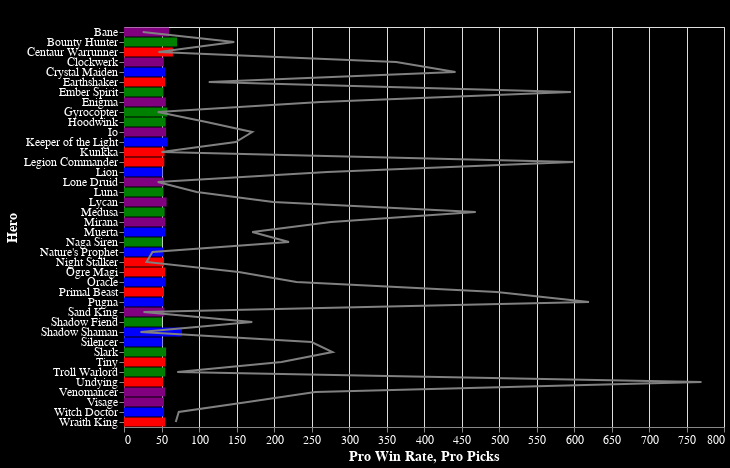

Notebook cell for this chart:
### Code cell
top_10_df = df.groupby(['Primary Attribute']).apply(lambda x: x.nlargest(10, 'pro_win_rate')).reset_index(drop=True)
top_10_df = top_10_df.sort_values(by=['Primary Attribute', 'pro_win_rate'], ascending=[True, False])

chart = alt.Chart(top_10_df).mark_bar().encode(

    alt.X('pro_win_rate:Q', title='Pro Win Rate'),
    alt.Y('Name:N', title='Hero', sort=alt.EncodingSortField(field='Primary Attribute')),
    
    color=alt.Color('Primary Attribute:N',
                    scale=alt.Scale(domain=['str', 'int', 'agi', 'all'], range=['red', 'blue', 'green', 'purple']),
                    legend=None),
)

line_chart = alt.Chart(top_10_df).mark_line(color='gray').encode(
    alt.X('pro_pick:Q', title='Pro Picks'),
    alt.Y('Name:N'),
)

combined_chart = (chart + line_chart).properties(
    width=600,
    height=400,
    title='Top 10 Heroes Win Rate in Each Primary Attribute (Grouped Bar Chart)'
).configure_axis(
    labelFontSize=12,
    titleFontSize=14
).configure_title(
    fontSize=16
)

combined_chart

### Figure 1 — Vega-Lite specification as saved in the notebook (floating-point values rounded to 4 significant figures)
{"config": {"view": {"fill": "black"}, "background": "black", "axis": {"labelColor": "white", "titleColor": "white", "labelFontSize": 12, "titleFontSize": 14}, "text": {"color": "white"}, "title": {"fontSize": 16}}, "layer": [{"mark": {"type": "bar"}, "encoding": {"color": {"field": "Primary Attribute", "legend": null, "scale": {"domain": ["str", "int", "agi", "all"], "range": ["red", "blue", "green", "purple"]}, "type": "nominal"}, "x": {"field": "pro_win_rate", "title": "Pro Win Rate", "type": "quantitative"}, "y": {"field": "Name", "sort": {"field": "Primary Attribute"}, "title": "Hero", "type": "nominal"}}}, {"mark": {"type": "line", "color": "gray"}, "encoding": {"x": {"field": "pro_pick", "title": "Pro Picks", "type": "quantitative"}, "y": {"field": "Name", "type": "nominal"}}}], "data": {"name": "data-8a997dd5886c05680b8fa09567b2abbd"}, "height": 400, "title": "Top 10 Heroes Win Rate in Each Primary Attribute (Grouped Bar Chart)", "width": 600, "$schema": "https://vega.github.io/schema/vega-lite/v5.8.0.json", "datasets": {"data-8a997dd5886c05680b8fa09567b2abbd": [{"Name": "Bounty Hunter", "Primary Attribute": "agi", "attack_type": "Melee", "roles": "['Escape', 'Nuker']", "Divine Picks": 4975, "Divine Wins": 2531, "Divine Win Rate": 50.87, "Immortal Picks": 3000, "Immortal Wins": 1535, "Immortal Win Rate": 51.17, "pro_pick": 147, "pro_ban": 125, "pro_win": 104, "pro_win_rate": 70.75}, {"Name": "Gyrocopter", "Primary Attribute": "agi", "attack_type": "Ranged", "roles": "['Carry', 'Nuker', 'Disabler']", "Divine Picks": 1861, "Divine Wins": 916, "Divine Win Rate": 49.22, "Immortal Picks": 603, "Immortal Wins": 288, "Immortal Win Rate": 47.76, "pro_pick": 45, "pro_ban": 50, "pro_win": 26, "pro_win_rate": 57.78}, {"Name": "Slark", "Primary Attribute": "agi", "attack_type": "Melee", "roles": "['Carry', 'Escape', 'Disabler', 'Nuker']", "Divine Picks": 10503, "Divine Wins": 5383, "Divine Win Rate": 51.25, "Immortal Picks": 4809, "Immortal Wins": 2529, "Immortal Win Rate": 52.59, "pro_pick": 278, "pro_ban": 903, "pro_win": 156, "pro_win_rate": 56.12}, {"Name": "Hoodwink", "Primary Attribute": "agi", "attack_type": "Ranged", "roles": "['Support', 'Nuker', 'Escape', 'Disabler']", "Divine Picks": 2633, "Divine Wins": 1219, "Divine Win Rate": 46.3, "Immortal Picks": 856, "Immortal Wins": 385, "Immortal Win Rate": 44.98, "pro_pick": 110, "pro_ban": 71, "pro_win": 61, "pro_win_rate": 55.45}, {"Name": "Troll Warlord", "Primary Attribute": "agi", "attack_type": "Ranged", "roles": "['Carry', 'Pusher', 'Disabler', 'Durable']", "Divine Picks": 1288, "Divine Wins": 608, "Divine Win Rate": 47.2, "Immortal Picks": 537, "Immortal Wins": 267, "Immortal Win Rate": 49.72, "pro_pick": 71, "pro_ban": 182, "pro_win": 39, "pro_win_rate": 54.93}, {"Name": "Medusa", "Primary Attribute": "agi", "attack_type": "Ranged", "roles": "['Carry', 'Disabler', 'Durable']", "Divine Picks": 8031, "Divine Wins": 4345, "Divine Win Rate": 54.1, "Immortal Picks": 4082, "Immortal Wins": 2094, "Immortal Win Rate": 51.3, "pro_pick": 469, "pro_ban": 1112, "pro_win": 254, "pro_win_rate": 54.16}, {"Name": "Luna", "Primary Attribute": "agi", "attack_type": "Ranged", "roles": "['Carry', 'Nuker', 'Pusher']", "Divine Picks": 1385, "Divine Wins": 669, "Divine Win Rate": 48.3, "Immortal Picks": 538, "Immortal Wins": 262, "Immortal Win Rate": 48.7, "pro_pick": 97, "pro_ban": 60, "pro_win": 51, "pro_win_rate": 52.58}, {"Name": "Ember Spirit", "Primary Attribute": "agi", "attack_type": "Melee", "roles": "['Carry', 'Escape', 'Nuker', 'Disabler', 'Initiator']", "Divine Picks": 7711, "Divine Wins": 3873, "Divine Win Rate": 50.23, "Immortal Picks": 4661, "Immortal Wins": 2285, "Immortal Win Rate": 49.02, "pro_pick": 596, "pro_ban": 807, "pro_win": 313, "pro_win_rate": 52.52}, {"Name": "Naga Siren", "Primary Attribute": "agi", "attack_type": "Melee", "roles": "['Carry', 'Support', 'Pusher', 'Disabler', 'Initiator', 'Escape']", "Divine Picks": 3372, "Divine Wins": 1849, "Divine Win Rate": 54.83, "Immortal Picks": 2882, "Immortal Wins": 1601, "Immortal Win Rate": 55.55, "pro_pick": 220, "pro_ban": 736, "pro_win": 112, "pro_win_rate": 50.91}, {"Name": "Shadow Fiend", "Primary Attribute": "agi", "attack_type": "Ranged", "roles": "['Carry', 'Nuker']", "Divine Picks": 6895, "Divine Wins": 3276, "Divine Win Rate": 47.51, "Immortal Picks": 2601, "Immortal Wins": 1191, "Immortal Win Rate": 45.79, "pro_pick": 171, "pro_ban": 338, "pro_win": 87, "pro_win_rate": 50.88}, {"Name": "Bane", "Primary Attribute": "all", "attack_type": "Ranged", "roles": "['Support', 'Disabler', 'Nuker', 'Durable']", "Divine Picks": 1756, "Divine Wins": 906, "Divine Win Rate": 51.59, "Immortal Picks": 885, "Immortal Wins": 458, "Immortal Win Rate": 51.75, "pro_pick": 25, "pro_ban": 81, "pro_win": 15, "pro_win_rate": 60.0}, {"Name": "Lycan", "Primary Attribute": "all", "attack_type": "Melee", "roles": "['Carry', 'Pusher', 'Durable', 'Escape']", "Divine Picks": 2022, "Divine Wins": 979, "Divine Win Rate": 48.42, "Immortal Picks": 1205, "Immortal Wins": 590, "Immortal Win Rate": 48.96, "pro_pick": 199, "pro_ban": 420, "pro_win": 113, "pro_win_rate": 56.78}, {"Name": "Io", "Primary Attribute": "all", "attack_type": "Ranged", "roles": "['Support', 'Escape', 'Nuker']", "Divine Picks": 2305, "Divine Wins": 1229, "Divine Win Rate": 53.32, "Immortal Picks": 1231, "Immortal Wins": 617, "Immortal Win Rate": 50.12, "pro_pick": 171, "pro_ban": 290, "pro_win": 96, "pro_win_rate": 56.14}, {"Name": "Enigma", "Primary Attribute": "all", "attack_type": "Ranged", "roles": "['Disabler', 'Initiator', 'Pusher']", "Divine Picks": 2058, "Divine Wins": 1055, "Divine Win Rate": 51.26, "Immortal Picks": 1688, "Immortal Wins": 860, "Immortal Win Rate": 50.95, "pro_pick": 262, "pro_ban": 407, "pro_win": 146, "pro_win_rate": 55.73}, {"Name": "Mirana", "Primary Attribute": "all", "attack_type": "Ranged", "roles": "['Carry', 'Support', 'Escape', 'Nuker', 'Disabler']", "Divine Picks": 6624, "Divine Wins": 3272, "Divine Win Rate": 49.4, "Immortal Picks": 2732, "Immortal Wins": 1362, "Immortal Win Rate": 49.85, "pro_pick": 276, "pro_ban": 176, "pro_win": 152, "pro_win_rate": 55.07}, {"Name": "Venomancer", "Primary Attribute": "all", "attack_type": "Ranged", "roles": "['Support', 'Nuker', 'Initiator', 'Pusher', 'Disabler']", "Divine Picks": 8093, "Divine Wins": 4262, "Divine Win Rate": 52.66, "Immortal Picks": 3894, "Immortal Wins": 2008, "Immortal Win Rate": 51.57, "pro_pick": 255, "pro_ban": 447, "pro_win": 140, "pro_win_rate": 54.9}, {"Name": "Sand King", "Primary Attribute": "all", "attack_type": "Melee", "roles": "['Initiator', 'Disabler', 'Support', 'Nuker', 'Escape']", "Divine Picks": 2554, "Divine Wins": 1330, "Divine Win Rate": 52.08, "Immortal Picks": 838, "Immortal Wins": 407, "Immortal Win Rate": 48.57, "pro_pick": 26, "pro_ban": 128, "pro_win": 14, "pro_win_rate": 53.85}, {"Name": "Lone Druid", "Primary Attribute": "all", "attack_type": "Ranged", "roles": "['Carry', 'Pusher', 'Durable']", "Divine Picks": 1051, "Divine Wins": 527, "Divine Win Rate": 50.14, "Immortal Picks": 447, "Immortal Wins": 224, "Immortal Win Rate": 50.11, "pro_pick": 45, "pro_ban": 163, "pro_win": 24, "pro_win_rate": 53.33}, {"Name": "Visage", "Primary Attribute": "all", "attack_type": "Ranged", "roles": "['Support', 'Nuker', 'Durable', 'Disabler', 'Pusher']", "Divine Picks": 1829, "Divine Wins": 1020, "Divine Win Rate": 55.77, "Immortal Picks": 1437, "Immortal Wins": 759, "Immortal Win Rate": 52.82, "pro_pick": 165, "pro_ban": 405, "pro_win": 88, "pro_win_rate": 53.33}, {"Name": "Clockwerk", "Primary Attribute": "all", "attack_type": "Melee", "roles": "['Initiator', 'Disabler', 'Durable', 'Nuker']", "Divine Picks": 3761, "Divine Wins": 1828, "Divine Win Rate": 48.6, "Immortal Picks": 2265, "Immortal Wins": 1137, "Immortal Win Rate": 50.2, "pro_pick": 363, "pro_ban": 299, "pro_win": 193, "pro_win_rate": 53.17}, {"Name": "Shadow Shaman", "Primary Attribute": "int", "attack_type": "Ranged", "roles": "['Support', 'Pusher', 'Disabler', 'Nuker', 'Initiator']", "Divine Picks": 3111, "Divine Wins": 1547, "Divine Win Rate": 49.73, "Immortal Picks": 827, "Immortal Wins": 404, "Immortal Win Rate": 48.85, "pro_pick": 22, "pro_ban": 4, "pro_win": 17, "pro_win_rate": 77.27}, {"Name": "Keeper of the Light", "Primary Attribute": "int", "attack_type": "Ranged", "roles": "['Support', 'Nuker', 'Disabler']", "Divine Picks": 1735, "Divine Wins": 826, "Divine Win Rate": 47.61, "Immortal Picks": 1021, "Immortal Wins": 481, "Immortal Win Rate": 47.11, "pro_pick": 149, "pro_ban": 74, "pro_win": 87, "pro_win_rate": 58.39}, {"Name": "Oracle", "Primary Attribute": "int", "attack_type": "Ranged", "roles": "['Support', 'Nuker', 'Disabler', 'Escape']", "Divine Picks": 5188, "Divine Wins": 2861, "Divine Win Rate": 55.15, "Immortal Picks": 2673, "Immortal Wins": 1460, "Immortal Win Rate": 54.62, "pro_pick": 230, "pro_ban": 193, "pro_win": 128, "pro_win_rate": 55.65}, {"Name": "Crystal Maiden", "Primary Attribute": "int", "attack_type": "Ranged", "roles": "['Support', 'Disabler', 'Nuker']", "Divine Picks": 6846, "Divine Wins": 3350, "Divine Win Rate": 48.93, "Immortal Picks": 2646, "Immortal Wins": 1330, "Immortal Win Rate": 50.26, "pro_pick": 442, "pro_ban": 73, "pro_win": 243, "pro_win_rate": 54.98}, {"Name": "Muerta", "Primary Attribute": "int", "attack_type": "Ranged", "roles": "['Carry', 'Nuker', 'Disabler']", "Divine Picks": 3149, "Divine Wins": 1574, "Divine Win Rate": 49.98, "Immortal Picks": 1319, "Immortal Wins": 666, "Immortal Win Rate": 50.49, "pro_pick": 171, "pro_ban": 173, "pro_win": 94, "pro_win_rate": 54.97}, {"Name": "Witch Doctor", "Primary Attribute": "int", "attack_type": "Ranged", "roles": "['Support', 'Nuker', 'Disabler']", "Divine Picks": 5745, "Divine Wins": 2725, "Divine Win Rate": 47.43, "Immortal Picks": 1568, "Immortal Wins": 733, "Immortal Win Rate": 46.75, "pro_pick": 73, "pro_ban": 22, "pro_win": 39, "pro_win_rate": 53.42}, {"Name": "Pugna", "Primary Attribute": "int", "attack_type": "Ranged", "roles": "['Nuker', 'Pusher']", "Divine Picks": 8076, "Divine Wins": 4181, "Divine Win Rate": 51.77, "Immortal Picks": 4827, "Immortal Wins": 2568, "Immortal Win Rate": 53.2, "pro_pick": 620, "pro_ban": 801, "pro_win": 329, "pro_win_rate": 53.06}, {"Name": "Nature's Prophet", "Primary Attribute": "int", "attack_type": "Ranged", "roles": "['Carry', 'Pusher', 'Escape', 'Nuker']", "Divine Picks": 1056, "Divine Wins": 430, "Divine Win Rate": 40.72, "Immortal Picks": 507, "Immortal Wins": 200, "Immortal Win Rate": 39.45, "pro_pick": 38, "pro_ban": 22, "pro_win": 20, "pro_win_rate": 52.63}, {"Name": "Lion", "Primary Attribute": "int", "attack_type": "Ranged", "roles": "['Support', 'Disabler', 'Nuker', 'Initiator']", "Divine Picks": 7466, "Divine Wins": 3592, "Divine Win Rate": 48.11, "Immortal Picks": 2912, "Immortal Wins": 1396, "Immortal Win Rate": 47.94, "pro_pick": 271, "pro_ban": 79, "pro_win": 139, "pro_win_rate": 51.29}, {"Name": "Silencer", "Primary Attribute": "int", "attack_type": "Ranged", "roles": "['Carry', 'Support', 'Disabler', 'Initiator', 'Nuker']", "Divine Picks": 6451, "Divine Wins": 3253, "Divine Win Rate": 50.43, "Immortal Picks": 2376, "Immortal Wins": 1205, "Immortal Win Rate": 50.72, "pro_pick": 250, "pro_ban": 217, "pro_win": 128, "pro_win_rate": 51.2}, {"Name": "Centaur Warrunner", "Primary Attribute": "str", "attack_type": "Melee", "roles": "['Durable', 'Initiator', 'Disabler', 'Nuker', 'Escape']", "Divine Picks": 1446, "Divine Wins": 701, "Divine Win Rate": 48.48, "Immortal Picks": 449, "Immortal Wins": 208, "Immortal Win Rate": 46.33, "pro_pick": 46, "pro_ban": 20, "pro_win": 30, "pro_win_rate": 65.22}, {"Name": "Tiny", "Primary Attribute": "str", "attack_type": "Melee", "roles": "['Carry', 'Nuker', 'Pusher', 'Initiator', 'Durable', 'Disabler']", "Divine Picks": 2353, "Divine Wins": 1095, "Divine Win Rate": 46.54, "Immortal Picks": 1265, "Immortal Wins": 586, "Immortal Win Rate": 46.32, "pro_pick": 210, "pro_ban": 78, "pro_win": 116, "pro_win_rate": 55.24}, {"Name": "Wraith King", "Primary Attribute": "str", "attack_type": "Melee", "roles": "['Carry', 'Support', 'Durable', 'Disabler', 'Initiator']", "Divine Picks": 2103, "Divine Wins": 1020, "Divine Win Rate": 48.5, "Immortal Picks": 526, "Immortal Wins": 243, "Immortal Win Rate": 46.2, "pro_pick": 69, "pro_ban": 24, "pro_win": 38, "pro_win_rate": 55.07}, {"Name": "Ogre Magi", "Primary Attribute": "str", "attack_type": "Melee", "roles": "['Support', 'Nuker', 'Disabler', 'Durable', 'Initiator']", "Divine Picks": 4360, "Divine Wins": 2175, "Divine Win Rate": 49.89, "Immortal Picks": 1125, "Immortal Wins": 508, "Immortal Win Rate": 45.16, "pro_pick": 153, "pro_ban": 27, "pro_win": 84, "pro_win_rate": 54.9}, {"Name": "Earthshaker", "Primary Attribute": "str", "attack_type": "Melee", "roles": "['Support', 'Initiator', 'Disabler', 'Nuker']", "Divine Picks": 7504, "Divine Wins": 4007, "Divine Win Rate": 53.4, "Immortal Picks": 3040, "Immortal Wins": 1624, "Immortal Win Rate": 53.42, "pro_pick": 113, "pro_ban": 51, "pro_win": 62, "pro_win_rate": 54.87}, {"Name": "Kunkka", "Primary Attribute": "str", "attack_type": "Melee", "roles": "['Carry', 'Support', 'Disabler', 'Initiator', 'Durable', 'Nuker']", "Divine Picks": 2019, "Divine Wins": 1029, "Divine Win Rate": 50.97, "Immortal Picks": 623, "Immortal Wins": 314, "Immortal Win Rate": 50.4, "pro_pick": 50, "pro_ban": 18, "pro_win": 27, "pro_win_rate": 54.0}, {"Name": "Legion Commander", "Primary Attribute": "str", "attack_type": "Melee", "roles": "['Carry', 'Disabler', 'Initiator', 'Durable', 'Nuker']", "Divine Picks": 13354, "Divine Wins": 7345, "Divine Win Rate": 55.0, "Immortal Picks": 6467, "Immortal Wins": 3628, "Immortal Win Rate": 56.1, "pro_pick": 599, "pro_ban": 791, "pro_win": 322, "pro_win_rate": 53.76}, {"Name": "Night Stalker", "Primary Attribute": "str", "attack_type": "Melee", "roles": "['Carry', 'Initiator', 'Durable', 'Disabler', 'Nuker']", "Divine Picks": 1742, "Divine Wins": 909, "Divine Win Rate": 52.18, "Immortal Picks": 523, "Immortal Wins": 261, "Immortal Win Rate": 49.9, "pro_pick": 30, "pro_ban": 30, "pro_win": 16, "pro_win_rate": 53.33}, {"Name": "Primal Beast", "Primary Attribute": "str", "attack_type": "Melee", "roles": "['Initiator', 'Durable', 'Disabler']", "Divine Picks": 5330, "Divine Wins": 2679, "Divine Win Rate": 50.26, "Immortal Picks": 3850, "Immortal Wins": 1996, "Immortal Win Rate": 51.84, "pro_pick": 497, "pro_ban": 747, "pro_win": 265, "pro_win_rate": 53.32}, {"Name": "Undying", "Primary Attribute": "str", "attack_type": "Melee", "roles": "['Support', 'Durable', 'Disabler', 'Nuker']", "Divine Picks": 8677, "Divine Wins": 4658, "Divine Win Rate": 53.68, "Immortal Picks": 5787, "Immortal Wins": 3057, "Immortal Win Rate": 52.83, "pro_pick": 770, "pro_ban": 931, "pro_win": 402, "pro_win_rate": 52.21}]}}
